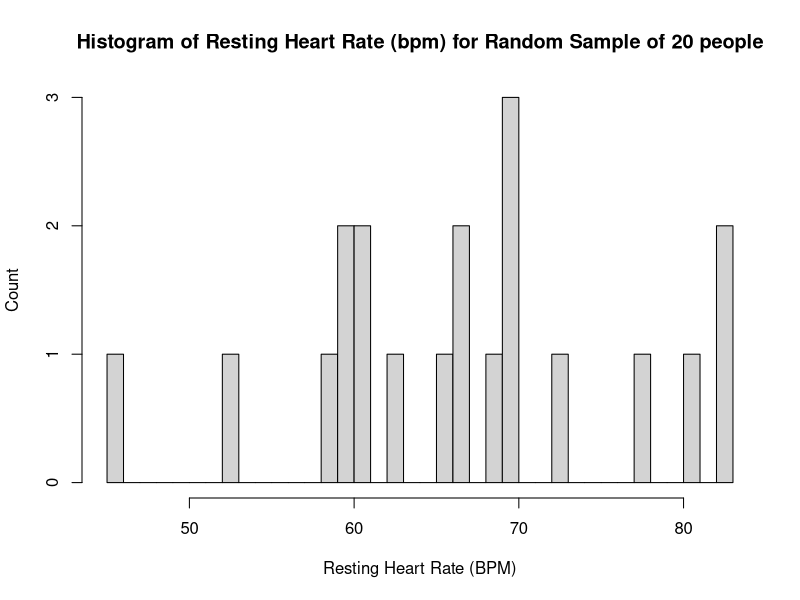
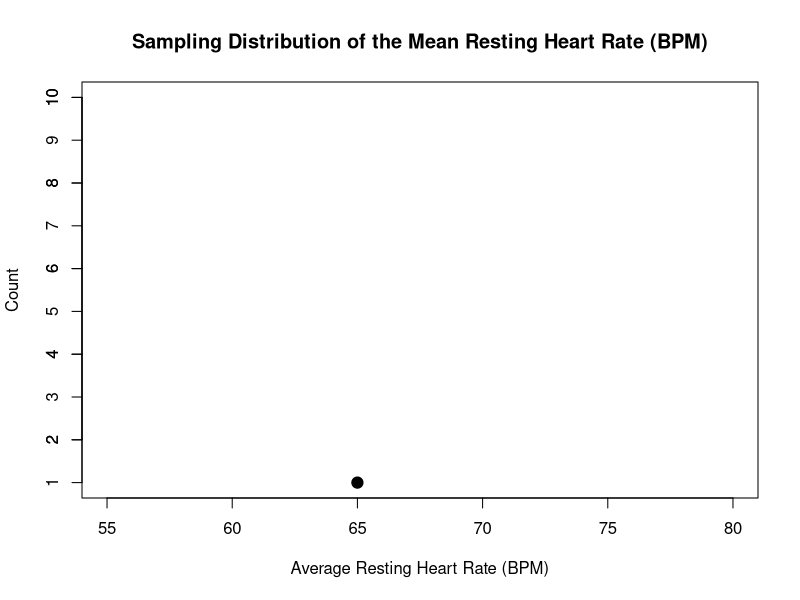
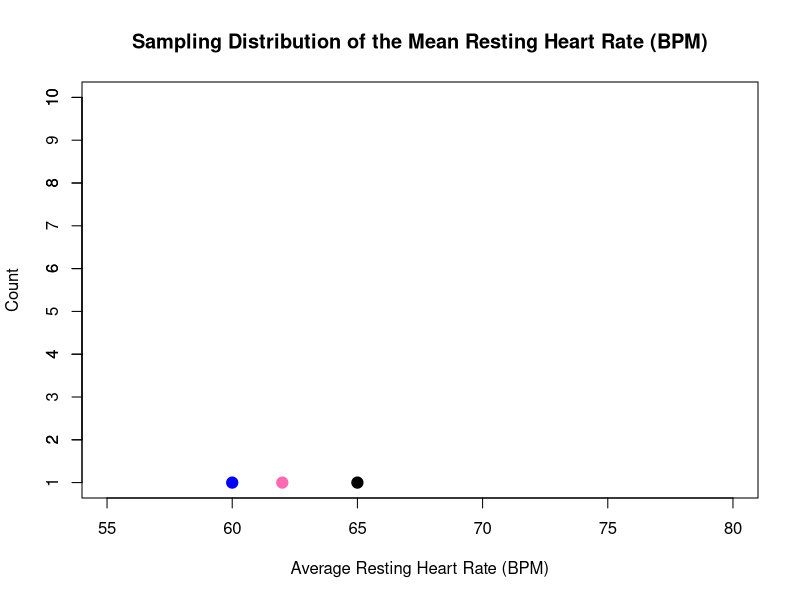
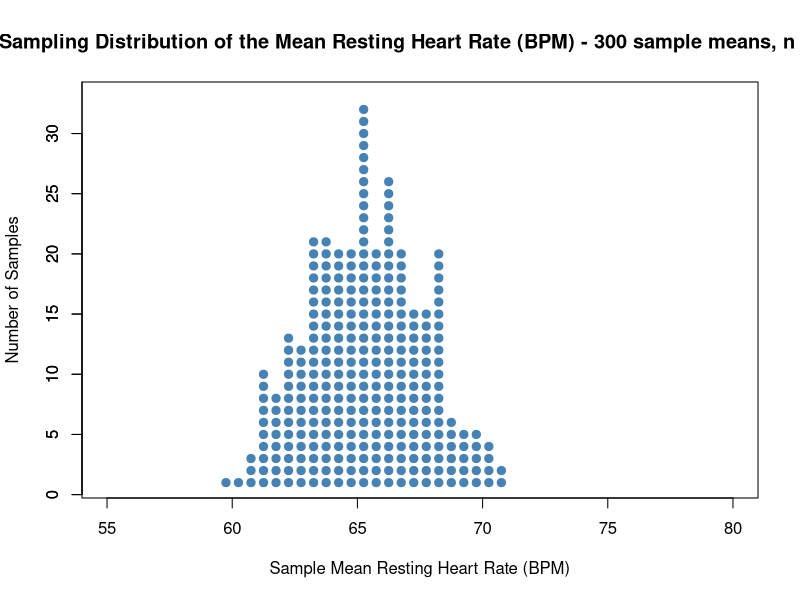
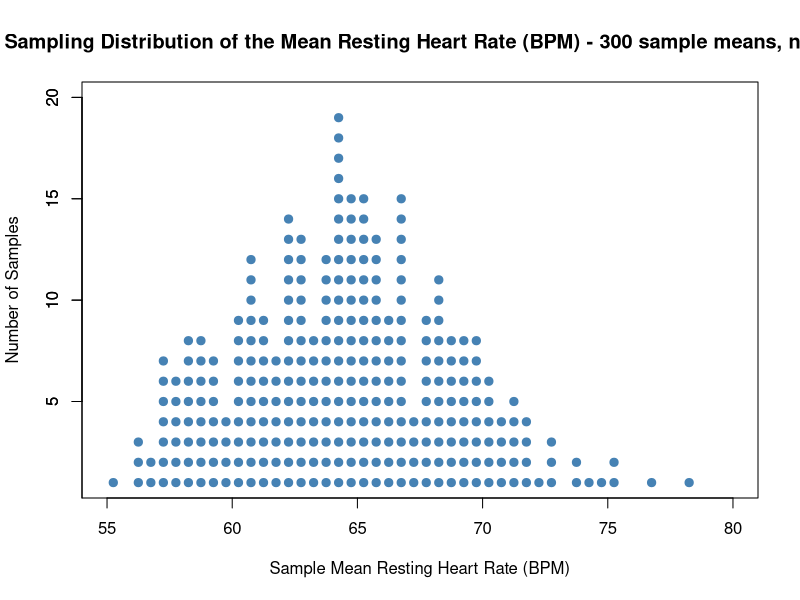
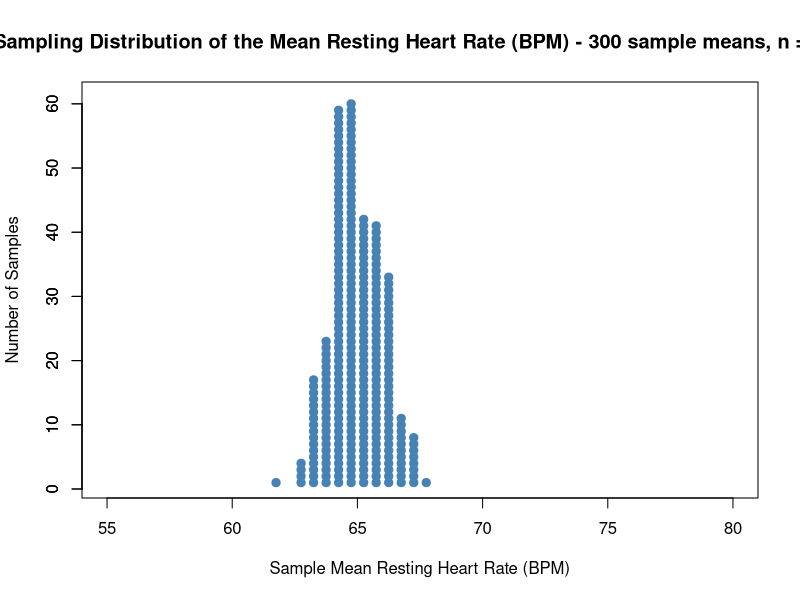
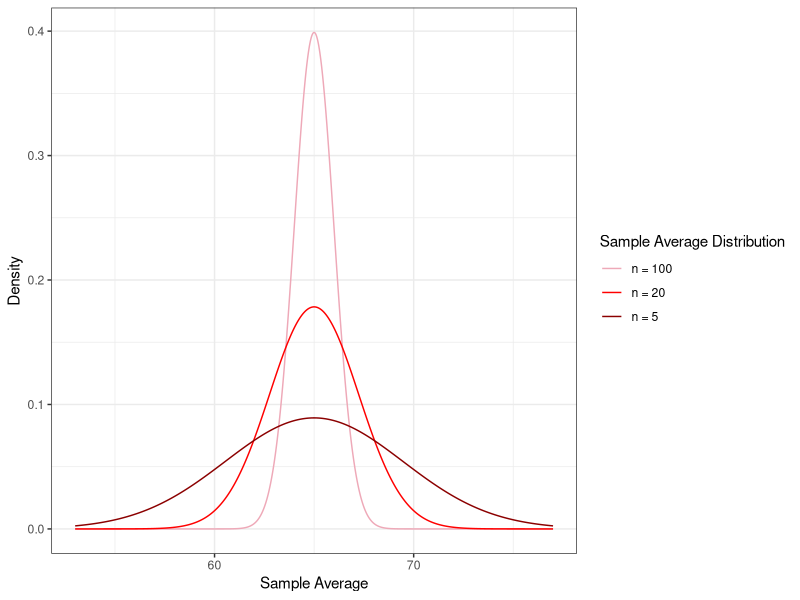

Here is the R script that generated these plots, in order:
## ---- chunk 1
#| echo: false
#| message: false
#| warning: false
#| fig-alt: "A histogram with the title Histogram of Resting Heart Rate (bpm) for Random Sample of 20 people, with bins spread out from 45 to 85"
#| fig-width: 7.3

library(tidyverse)
set.seed(123)
#Generate random normal
n <- 20
x <- rnorm(n, mean = 65, sd = 10)

h <- hist(
  x,
  breaks = 30,
  main = "Histogram of Resting Heart Rate (bpm) for Random Sample of 20 people",
  xlab = "Resting Heart Rate (BPM)",
  ylab = "Count"
)
## ---- chunk 2
#| echo: false
#| message: false
#| warning: false
#| fig-alt: "A scatterplot titled Sampling Distribution of the Mean resting Heart Rate (BPM) which has one point at 65"

# Blank scatter plot
plot(
  NA, NA,
  xlim = c(55, 80),
  ylim = c(1, 10),
  xlab = "Average Resting Heart Rate (BPM)",
  ylab = "Count",
  main = "Sampling Distribution of the Mean Resting Heart Rate (BPM)"
)

# Add custom y-axis ticks at 1–5
axis(side = 2, at = 1:10, labels = 1:10)
# Add one dot at (65, 1)
points(65, 1, pch = 19, cex = 1.5)
## ---- chunk 3
#| echo: false
#| message: false
#| warning: false
#| fig-alt: "A scatterplot titled Sampling Distribution of the Mean Resting Heart Rate (BPM) with three points, a blue one at 60, a pink one at 62, and a black one at 65."

# Blank scatter plot
plot(
  NA, NA,
  xlim = c(55, 80),
  ylim = c(1, 10),
  xlab = "Average Resting Heart Rate (BPM)",
  ylab = "Count",
  main = "Sampling Distribution of the Mean Resting Heart Rate (BPM)"
)

# Add custom y-axis ticks at 1–5
axis(side = 2, at = 1:10, labels = 1:10)

# Add one dot at (65, 1)
points(65, 1, pch = 19, cex = 1.5, col="black")
points(60, 1, pch= 19, cex=1.5, col= "blue")
points(62, 1, pch = 19, cex = 1.5, col="hotpink")
## ---- chunk 4
#| echo: false
#| message: false
#| warning: false
#| fig-alt: "A scatterplot with the title Sampling Distribution of the Mean Resting Heart Rate (BPM) - 300 sample means, n = 20 with many blue dots between 58 and 72, appearing almost like a normal distribution curve"
#| fig-width: 9

# --- Population parameters ---
N_pop <- 1000
mu <- 65
sigma <- 10

# Create the population
population <- rnorm(N_pop, mean = mu, sd = sigma)

# --- Sampling parameters ---
n <- 20          # sample size
n_samples <- 300 # number of repeated samples

# Generate sample means
sample_means <- replicate(
  n_samples,
  mean(sample(population, size = n, replace = TRUE))
)

# --- Stack dots into bins ---
breaks <- seq(55, 90, by = 0.5)
bins <- cut(sample_means, breaks = breaks, include.lowest = TRUE)
counts <- table(bins)

# --- Plot ---
plot(
  NA, NA,
  xlim = c(55, 80),
  ylim = c(1, max(counts) + 1),
  xlab = "Sample Mean Resting Heart Rate (BPM)",
  ylab = "Number of Samples",
  main = "Sampling Distribution of the Mean Resting Heart Rate (BPM) - 300 sample means, n = 20"
)

axis(2, at = pretty(0:max(counts)))

# Draw stacked dots
for (i in seq_along(counts)) {
  if (counts[i] > 0) {
    x_center <- mean(breaks[i:(i + 1)])
    points(rep(x_center, counts[i]), 1:counts[i],
           pch = 19, cex = 1.1, col = "steelblue")
  }
}
## ---- chunk 5
#| echo: false
#| message: false
#| warning: false
#| fig-alt: "A scatterplot with the title Sampling Distribution of the Mean Resting Heart Rate (BPM) - 300 sample means, n = 5 with many blue dots between 55 and 78, appearing almost like a normal distribution curve"
#| fig-width: 9

# --- Population parameters ---
N_pop <- 1000
mu <- 65
sigma <- 10

# Create the population
population <- rnorm(N_pop, mean = mu, sd = sigma)

# --- Sampling parameters ---
n <- 5          # sample size
n_samples <- 300 # number of repeated samples

# Generate sample means
sample_means <- replicate(
  n_samples,
  mean(sample(population, size = n, replace = TRUE))
)

# --- Stack dots into bins ---
breaks <- seq(55, 90, by = 0.5)
bins <- cut(sample_means, breaks = breaks, include.lowest = TRUE)
counts <- table(bins)

# --- Plot ---
plot(
  NA, NA,
  xlim = c(55, 80),
  ylim = c(1, max(counts) + 1),
  xlab = "Sample Mean Resting Heart Rate (BPM)",
  ylab = "Number of Samples",
  main = "Sampling Distribution of the Mean Resting Heart Rate (BPM) - 300 sample means, n = 5"
)

axis(2, at = pretty(0:max(counts)))

# Draw stacked dots
for (i in seq_along(counts)) {
  if (counts[i] > 0) {
    x_center <- mean(breaks[i:(i + 1)])
    points(rep(x_center, counts[i]), 1:counts[i],
           pch = 19, cex = 1.1, col = "steelblue")
  }
}
## ---- chunk 6
#| echo: false
#| message: false
#| warning: false
#| fig-alt: "A scatterplot with the title Sampling Distribution of the Mean Resting Heart Rate (BPM) - 300 sample means, n = 100 with many blue dots between 62 and 68, appearing almost like a normal distribution curve"
#| fig-width: 9

# --- Population parameters ---
N_pop <- 1000
mu <- 65
sigma <- 10

# Create the population
population <- rnorm(N_pop, mean = mu, sd = sigma)

# --- Sampling parameters ---
n <- 100          # sample size
n_samples <- 300 # number of repeated samples

# Generate sample means
sample_means <- replicate(
  n_samples,
  mean(sample(population, size = n, replace = TRUE))
)

# --- Stack dots into bins ---
breaks <- seq(55, 90, by = 0.5)
bins <- cut(sample_means, breaks = breaks, include.lowest = TRUE)
counts <- table(bins)

# --- Plot ---
plot(
  NA, NA,
  xlim = c(55, 80),
  ylim = c(1, max(counts) + 1),
  xlab = "Sample Mean Resting Heart Rate (BPM)",
  ylab = "Number of Samples",
  main = "Sampling Distribution of the Mean Resting Heart Rate (BPM) - 300 sample means, n = 100"
)

axis(2, at = pretty(0:max(counts)))

# Draw stacked dots
for (i in seq_along(counts)) {
  if (counts[i] > 0) {
    x_center <- mean(breaks[i:(i + 1)])
    points(rep(x_center, counts[i]), 1:counts[i],
           pch = 19, cex = 1.1, col = "steelblue")
  }
}
## ---- chunk 7
#| message: FALSE
#| echo: FALSE
#| fig-alt: "A plot with three bell curves; a tall, thin one labelled n = 100; a shorter, wider one labelled n = 20; and an even shorter, wider one labelled n = 5. The x-axis is labelled Sample Average and the y-axis is labelled Density."

library(ggplot2)

ggplot(data = data.frame(x = c(53, 77)), aes(x)) +
  stat_function(fun = dnorm, n = 1001, args = list(mean = 65, sd = 1), aes(color = "n = 100")) +
  stat_function(fun = dnorm, n = 1001, args = list(mean = 65, sd = 10/sqrt(20)), aes(color = "n = 20")) +
  stat_function(fun = dnorm, n = 1001, args = list(mean = 65, sd = 10/sqrt(5)), aes(color = "n = 5")) +
  ylab("Density") + 
  xlab("Sample Average") +
  theme_bw() +
  scale_color_manual(name = "Sample Average Distribution",
                     breaks = c("n = 100", 
                                "n = 20",
                                "n = 5"),
                     values = c("n = 5" = "darkred",
                                "n = 20" = "red",
                                "n = 100" = "pink2"))

## ---- chunk 8
#| echo: true
qnorm(.975, mean = 0, sd = 1)
## ---- chunk 9
#| echo: true
qnorm(.5, mean = 0, sd = 1)
## ---- chunk 10
#| echo: true
alpha <- 0.05
qnorm(1-(alpha/2), mean = 0, sd = 1)
## ---- chunk 11
#| echo: true
qnorm(.95, mean = 0, sd = 1)
## ---- chunk 12
#| echo: true
pnorm(1.96, mean = 0, sd = 1)
## ---- chunk 13
#| echo: true
pnorm(3, mean = 0, sd = 1)
## ---- chunk 14
#| echo: FALSE

unchealth <- data.frame(age = c(rnorm(50, 19, 0.5), rnorm(50, 20, 0.7), rnorm(50, 21, 0.9), rnorm(50, 22, 1.2)), year = c(rep("fresh", 50), rep("soph", 50), rep("jun", 50), rep("sen", 50)), exercise = rnorm(200, 2, 1), sleep = rnorm(200, 8, 1), veg_serving = sample(0:10, 200, replace = TRUE))

unchealth <- unchealth %>% mutate(exercise = case_when(exercise < 0 ~ 0, TRUE ~ exercise),
                                  sleep = case_when(sleep < 0 ~ 0, TRUE ~ sleep)) %>% arrange(exercise)

head(unchealth)

## ---- chunk 15
#| eval: TRUE
#| echo: FALSE

unchealth |> 
  filter(age >= 18 & age < 24) |>
  group_by(year) |>
  summarize(mean_veg = mean(veg_serving, na.rm = TRUE))
